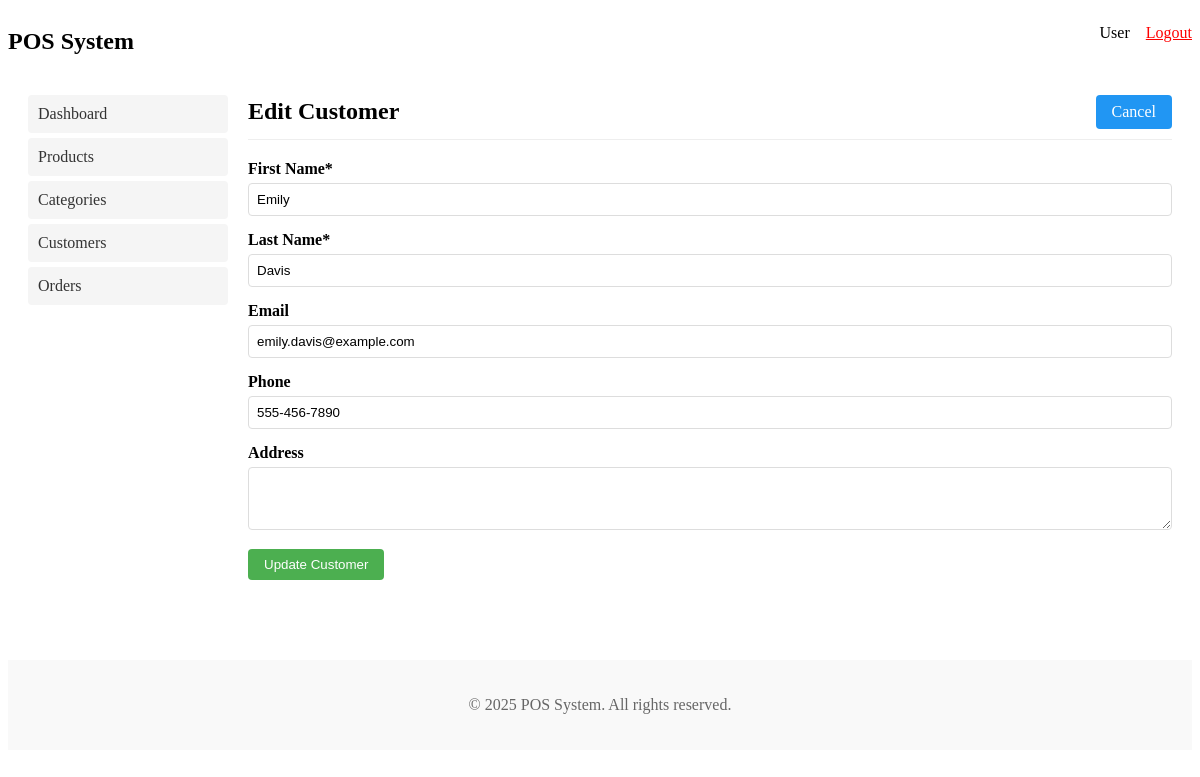
Screenshot of /customers.php?edit=4 (signed in) with the database file from the repository.
### tables this page shows
CREATE TABLE IF NOT EXISTS `customers` (
  `id` INT AUTO_INCREMENT PRIMARY KEY,
  `first_name` VARCHAR(50) NOT NULL,
  `last_name` VARCHAR(50) NOT NULL,
  `email` VARCHAR(100) UNIQUE,
  `phone` VARCHAR(20),
  `address` TEXT,
  `created_at` TIMESTAMP DEFAULT CURRENT_TIMESTAMP,
  `updated_at` TIMESTAMP DEFAULT CURRENT_TIMESTAMP ON UPDATE CURRENT_TIMESTAMP
);

### customers.php (the view, shortened to what this page needs)
<?php
require_once 'db.php';
$edit_mode = false;
$customer = null;
if (isset($_GET['edit']) && !empty($_GET['edit'])) {
    $edit_mode = true;
    $customer_id = $_GET['edit'];
    $sql = "SELECT * FROM customers WHERE id = ?";
    $stmt = $db->prepare($sql);
    $stmt->bind_param("i", $customer_id);
    $stmt->execute();
    $result = $stmt->get_result();
    if ($result->num_rows > 0) {
        $customer = $result->fetch_assoc();
    } else {
        $_SESSION['error_message'] = 'Customer not found';
        header('Location: customers.php');
        exit;
    }
}
include 'includes/header.php';
?>
<div class="admin-header">
    <div class="admin-title"><?php echo $edit_mode ? 'Edit Customer' : 'Manage Customers'; ?></div>
    <div class="admin-actions">
        <?php if ($edit_mode): ?>
            <a href="customers.php" class="btn btn-secondary">Cancel</a>
        <?php else: ?>
            <button type="button" class="btn btn-primary" onclick="toggleForm()">Add New Customer</button>
        <?php endif; ?>
    </div>
</div>
<div id="customerForm" style="display: <?php echo $edit_mode ? 'block' : 'none'; ?>; margin-bottom: 30px;">
    <form method="post" action="customers.php">
        <div class="form-group">
            <label for="first_name">First Name*</label>
            <input type="text" id="first_name" name="first_name" class="form-control" required
                value="<?php echo $edit_mode ? htmlspecialchars($customer['first_name']) : ''; ?>">
        </div>
        <div class="form-group">
            <label for="last_name">Last Name*</label>
            <input type="text" id="last_name" name="last_name" class="form-control" required
                value="<?php echo $edit_mode ? htmlspecialchars($customer['last_name']) : ''; ?>">
        </div>
        <div class="form-group">
            <label for="email">Email</label>
            <input type="email" id="email" name="email" class="form-control"
                value="<?php echo $edit_mode ? htmlspecialchars($customer['email']) : ''; ?>">
        </div>
        <div class="form-group">
            <label for="phone">Phone</label>
            <input type="text" id="phone" name="phone" class="form-control"
                value="<?php echo $edit_mode ? htmlspecialchars($customer['phone']) : ''; ?>">
        </div>
        <div class="form-group">
            <label for="address">Address</label>
            <textarea id="address" name="address" class="form-control" rows="3"><?php echo $edit_mode ? htmlspecialchars($customer['address']) : ''; ?></textarea>
        </div>
        <div class="form-group">
            <button type="submit" class="btn btn-primary"><?php echo $edit_mode ? 'Update Customer' : 'Create Customer'; ?></button>
        </div>
    </form>
</div>
<?php
include 'includes/footer.php';
?>

### includes/header.php (style rules this page uses)
.admin-header { display: flex; justify-content: space-between; align-items: center; margin-bottom: 20px; padding-bottom: 10px; border-bottom: 1px solid #eee; }
.admin-title { font-size: 24px; font-weight: bold; }
.admin-actions { display: flex; gap: 10px; }
.btn { display: inline-block; padding: 8px 16px; background-color: #4CAF50; color: white; text-decoration: none; border-radius: 4px; border: none; cursor: pointer; }
.btn-primary { background-color: #4CAF50; }
.btn-secondary { background-color: #2196F3; }
.form-group { margin-bottom: 15px; }
.form-group label { display: block; margin-bottom: 5px; font-weight: bold; }
.form-control { width: 100%; padding: 8px; border: 1px solid #ddd; border-radius: 4px; box-sizing: border-box; }

### rows the page displays
customers: first_name "Emily", last_name "Davis", email "emily.davis@example.com", phone "555-456-7890"

### other values shown
$_SESSION['username'] "User"
